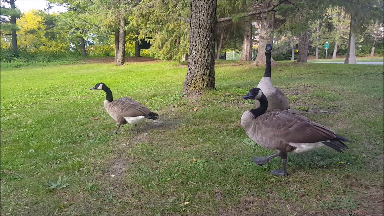
//> input picture src/images/goose/goose230.bmp, 384 x 216 px
$ ./flow   (built with g++ and OpenCV 4)
//> lines starting //> are read from the running program, lines starting //| are printed output that depends on the picture
// [17 lines of licence text are left out]


#include <string>
#include <iostream>
#include <sstream>
#include <opencv2/core/core.hpp>
#include <opencv2/highgui/highgui.hpp>
#include <opencv2/imgproc/imgproc.hpp>
#include <opencv2/features2d/features2d.hpp>
#include <opencv2/video/tracking.hpp>
#include "videoprocessor.h"

// Drawing optical flow vectors on an image
void drawOpticalFlow(const cv::Mat& oflow,    // the optical flow
	                 cv::Mat& flowImage,      // the produced image
	                 int stride,  // the stride for displaying the vectors
	                 float scale, // multiplying factor for the vectors
	                 const cv::Scalar& color) // the color of the vectors
{

	// create the image if required
	if (flowImage.size() != oflow.size()) {
		flowImage.create(oflow.size(), CV_8UC3);
		flowImage = cv::Vec3i(255,255,255);
	}

	// for all vectors using stride as a step
	for (int y = 0; y < oflow.rows; y += stride)
		for (int x = 0; x < oflow.cols; x += stride) {
			// gets the vector
			cv::Point2f vector = oflow.at< cv::Point2f>(y, x);
			// draw the line
			cv::line(flowImage, cv::Point(x, y),
				     cv::Point(static_cast<int>(x + scale*vector.x + 0.5),
						       static_cast<int>(y + scale*vector.y + 0.5)), color);
			// draw the arrow tip
			cv::circle(flowImage, cv::Point(static_cast<int>(x + scale*vector.x + 0.5),
				                            static_cast<int>(y + scale*vector.y + 0.5)), 1, color, -1);
		}
}

int main()
{
	// pick 2 frames of the sequence
	cv::Mat frame1= cv::imread("goose/goose230.bmp", 0);
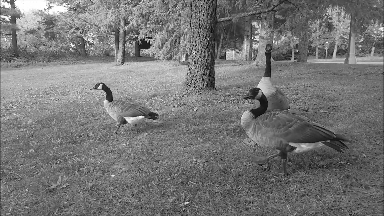
//> frame1: 216 rows x 384 cols, CV_8UC1; min 1, max 255, mean 117.6
	cv::Mat frame2= cv::imread("goose/goose237.bmp", 0);
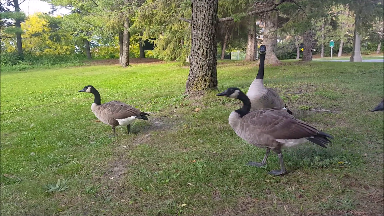
//> input picture src/images/goose/goose237.bmp, 384 x 216 px
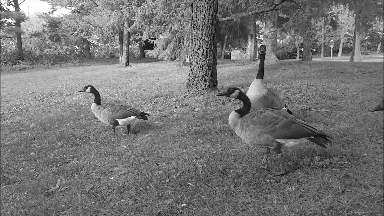
//> frame2: 216 rows x 384 cols, CV_8UC1; min 2, max 255, mean 117.6

	// Combined display
	cv::Mat combined(frame1.rows, frame1.cols + frame2.cols, CV_8U);
	frame1.copyTo(combined.colRange(0, frame1.cols));
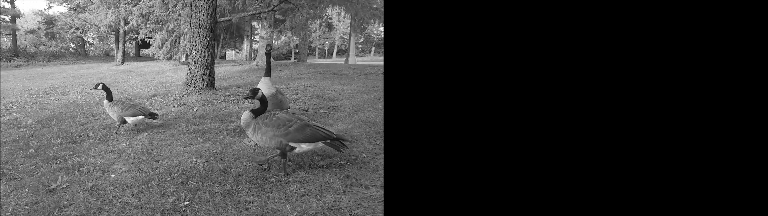
//> combined: 216 rows x 768 cols, CV_8UC1; min 0, max 255, mean 58.8
	frame2.copyTo(combined.colRange(frame1.cols, frame1.cols+frame2.cols));
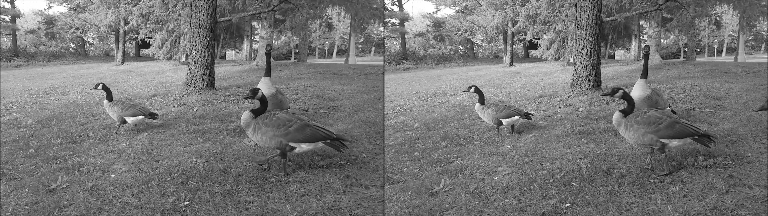
//> combined: 216 rows x 768 cols, CV_8UC1; min 1, max 255, mean 117.6
	cv::imshow("Frames", combined);

	// Create the optical flow algorithm
//> (the run ends here: the program needs code that is not available in this run, at `cv::Ptr<cv::DualTVL1OpticalFlow> tvl1 = cv::createOptFlow_DualTVL1();`)
